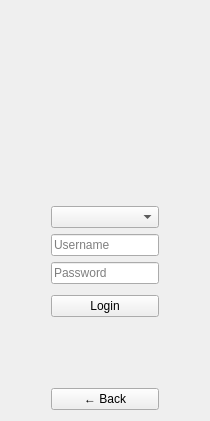
           <widget class="QWidget" name="pageCreds">
            <property name="styleSheet">
             <string notr="true"/>
            </property>
            <layout class="QGridLayout" name="gridLayout_5">
             <item row="13" column="1">
              <widget class="QPushButton" name="btnCredsBack">
               <property name="cursor">
                <cursorShape>PointingHandCursor</cursorShape>
               </property>
               <property name="text">
                <string>← Back</string>
               </property>
              </widget>
             </item>
             <item row="7" column="1">
              <widget class="QLineEdit" name="leCredsPass">
               <property name="text">
                <string/>
               </property>
               <property name="echoMode">
                <enum>QLineEdit::EchoMode::Password</enum>
               </property>
               <property name="placeholderText">
                <string>Password</string>
               </property>
              </widget>
             </item>
             <item row="10" column="1">
              <spacer name="verticalSpacer_8">
               <property name="orientation">
                <enum>Qt::Orientation::Vertical</enum>
               </property>
               <property name="sizeType">
                <enum>QSizePolicy::Policy::Fixed</enum>
               </property>
               <property name="sizeHint" stdset="0">
                <size>
                 <width>20</width>
                 <height>5</height>
                </size>
               </property>
              </spacer>
             </item>
             <item row="9" column="1">
              <widget class="QPushButton" name="btnCredsLogin">
               <property name="cursor">
                <cursorShape>PointingHandCursor</cursorShape>
               </property>
               <property name="text">
                <string>Login</string>
               </property>
              </widget>
             </item>
             <item row="11" column="1">
              <widget class="QLabel" name="lblCredsErrorBanner">
               <property name="text">
                <string/>
               </property>
               <property name="hidden" stdset="0">
                <bool>true</bool>
               </property>
              </widget>
             </item>
             <item row="5" column="0">
              <spacer name="horizontalSpacer_10">
               <property name="orientation">
                <enum>Qt::Orientation::Horizontal</enum>
               </property>
               <property name="sizeHint" stdset="0">
                <size>
                 <width>40</width>
                 <height>20</height>
                </size>
               </property>
              </spacer>
             </item>
             <item row="12" column="1">
              <spacer name="verticalSpacer_5">
               <property name="orientation">
                <enum>Qt::Orientation::Vertical</enum>
               </property>
               <property name="sizeHint" stdset="0">
                <size>
                 <width>20</width>
                 <height>40</height>
                </size>
               </property>
              </spacer>
             </item>
             <item row="5" column="2">
              <spacer name="horizontalSpacer_9">
               <property name="orientation">
                <enum>Qt::Orientation::Horizontal</enum>
               </property>
               <property name="sizeHint" stdset="0">
                <size>
                 <width>40</width>
                 <height>20</height>
                </size>
               </property>
              </spacer>
             </item>
             <item row="8" column="1">
              <spacer name="verticalSpacer_13">
               <property name="orientation">
                <enum>Qt::Orientation::Vertical</enum>
               </property>
               <property name="sizeType">
                <enum>QSizePolicy::Policy::Fixed</enum>
               </property>
               <property name="sizeHint" stdset="0">
                <size>
                 <width>20</width>
                 <height>5</height>
                </size>
               </property>
              </spacer>
             </item>
             <item row="0" column="1">
              <spacer name="verticalSpacer_4">
               <property name="orientation">
                <enum>Qt::Orientation::Vertical</enum>
               </property>
               <property name="sizeHint" stdset="0">
                <size>
                 <width>20</width>
                 <height>40</height>
                </size>
               </property>
              </spacer>
             </item>
             <item row="2" column="1">
              <widget class="QLabel" name="lblCredsLogo">
               <property name="text">
                <string/>
               </property>
              </widget>
             </item>
             <item row="5" column="1">
              <widget class="UnifiedComboBox" name="cmbAuthenticator">
               <property name="cursor">
                <cursorShape>PointingHandCursor</cursorShape>
               </property>
               <property name="maxVisibleItems">
                <number>66</number>
               </property>
               <property name="comboVariant" stdset="0">
                <string>primary</string>
               </property>
              </widget>
             </item>
             <item row="4" column="1">
              <widget class="QLabel" name="lblCredsServer">
               <property name="font">
                <font/>
               </property>
               <property name="text">
                <string/>
               </property>
              </widget>
             </item>
             <item row="6" column="1">
              <widget class="QLineEdit" name="leCredsUser">
               <property name="text">
                <string/>
               </property>
               <property name="placeholderText">
                <string>Username</string>
               </property>
              </widget>
             </item>
             <item row="3" column="1">
              <spacer name="verticalSpacer_20">
               <property name="orientation">
                <enum>Qt::Orientation::Vertical</enum>
               </property>
               <property name="sizeType">
                <enum>QSizePolicy::Policy::Fixed</enum>
               </property>
               <property name="sizeHint" stdset="0">
                <size>
                 <width>20</width>
                 <height>10</height>
                </size>
               </property>
              </spacer>
             </item>
             <item row="1" column="1">
              <spacer name="verticalSpacer_23">
               <property name="orientation">
                <enum>Qt::Orientation::Vertical</enum>
               </property>
               <property name="sizeType">
                <enum>QSizePolicy::Policy::Fixed</enum>
               </property>
               <property name="sizeHint" stdset="0">
                <size>
                 <width>20</width>
                 <height>105</height>
                </size>
               </property>
              </spacer>
             </item>
            </layout>
           </widget>
